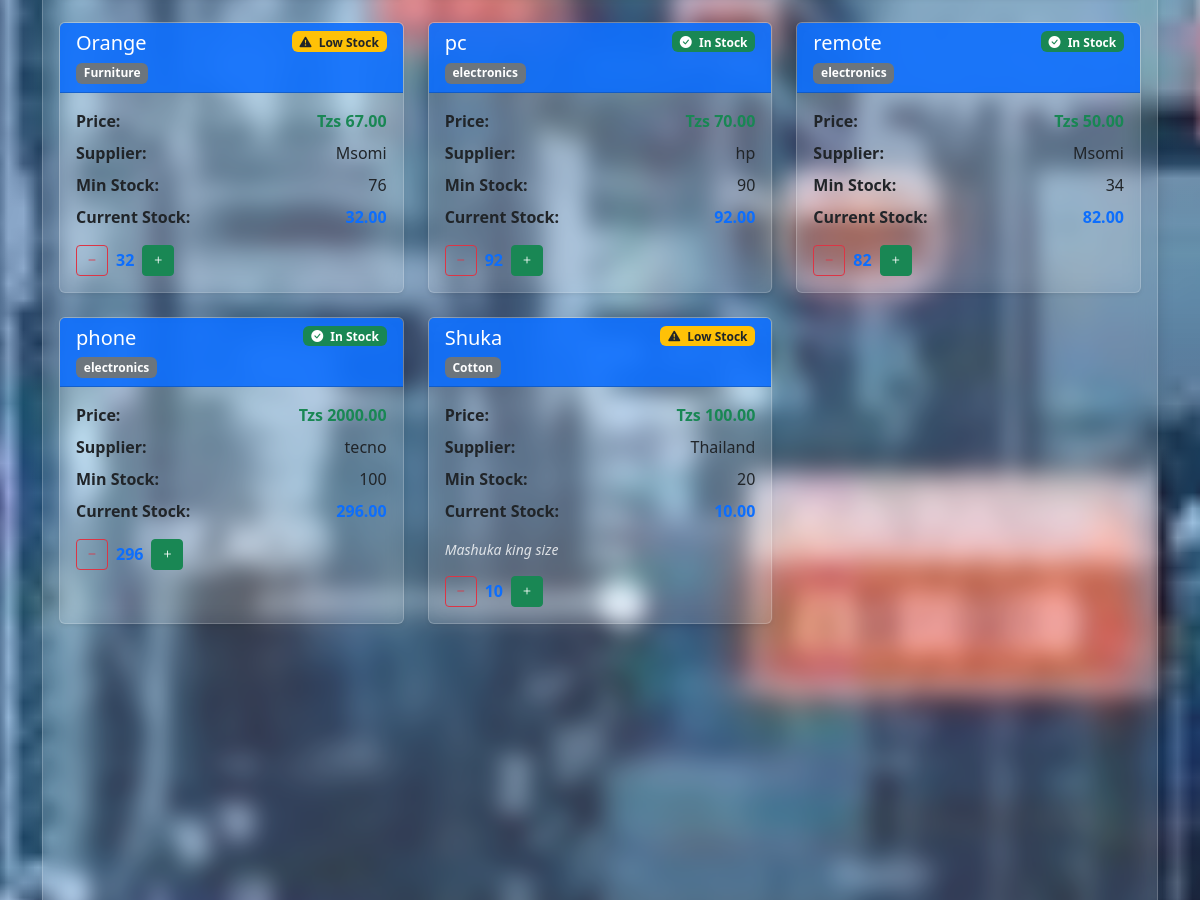
Before: /products/ (middle part) with the older database file.
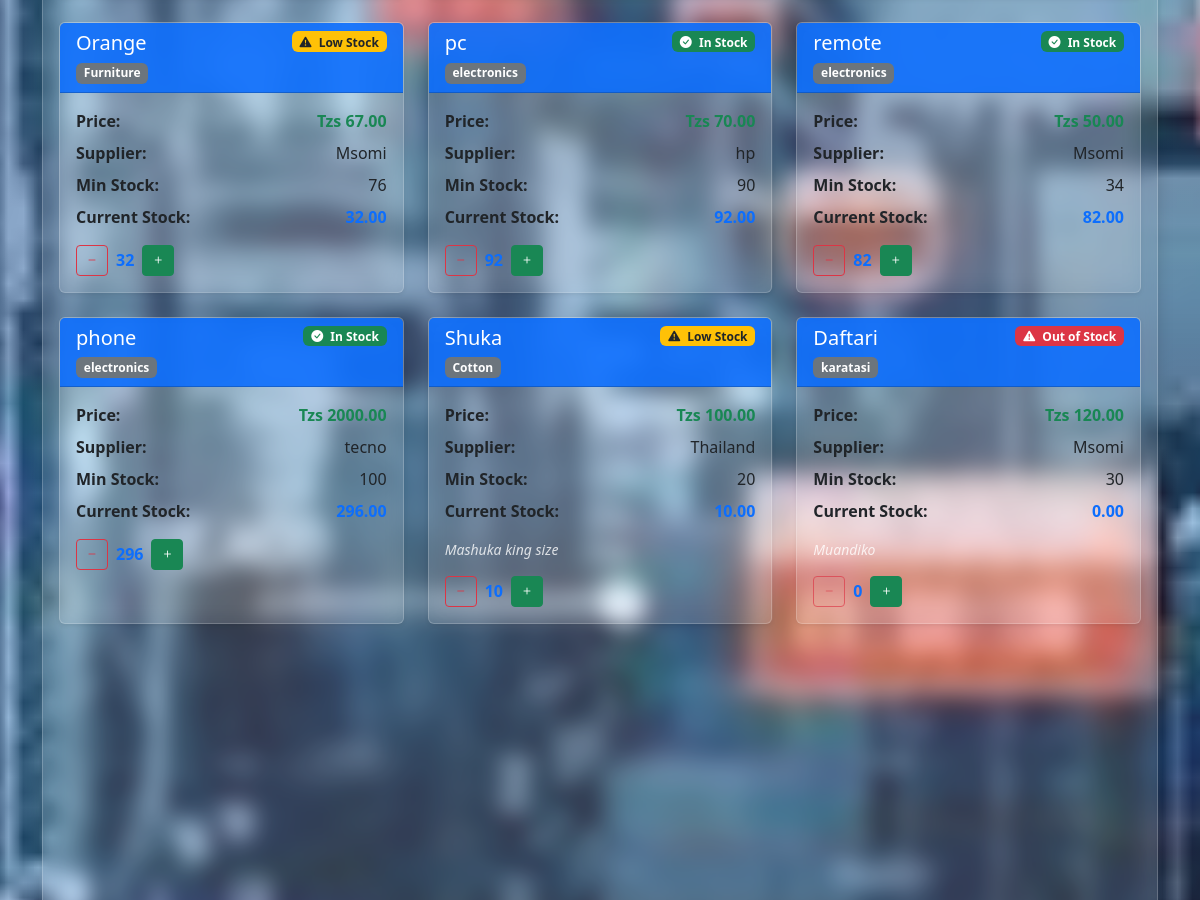
After: the same page with the newer database file.
### cag_inventory/models.py (models this page shows, shortened)
class Product(models.Model):
    name = models.CharField(max_length=100)
    category = models.CharField(max_length=100)
    currentStock = models.IntegerField()
    minStock = models.IntegerField()
    maxStock = models.IntegerField()
    price = models.DecimalField(max_digits=10, decimal_places=2)
    supplier = models.CharField(max_length=100)
    lastUpdated = models.DateTimeField(auto_now=True)
    description = models.TextField(blank=True)

### cag_inventory/views.py (the view)
# urls.py: path('products/', views.product_list, name='product_list'),
def product_list(request):
    products = Product.objects.all()
    categories = ["all"] + list(Product.objects.values_list('category', flat=True).distinct())
    selected_category = request.GET.get('category', 'all')
    search_term = request.GET.get('search', '')
    filtered_products = products.filter(
        name__icontains=search_term
    ) if selected_category == "all" else products.filter(
        name__icontains=search_term,
        category=selected_category
    )
    form = ProductForm()
    errors = {}
    common_categories = Product.objects.values_list('category', flat=True).distinct()
    context = {
        'products': products,
        'filtered_products': filtered_products,
        'form': form,
        'errors': errors,
        'categories': categories,
        'selected_category': selected_category,
        'search_term': search_term,
        'common_categories': common_categories,
    }
    return render(request, 'products.html', context)

### templates/products.html (shortened to what this page needs)
{% extends 'base.html' %}
{% load static %}
{% block content %}
<div class="container py-5">
  <div class="card shadow">
    <div class="card-body">
      <div class="tab-content pt-4" id="productTabsContent">
        <div class="tab-pane fade show active" id="update" role="tabpanel">
          {% include 'product_list.html' %}
        </div>
        </div>
      </div>
{% endblock %}

### templates/product_list.html (shortened to what this page needs)
{% load static %}
<div class="row g-4">
  {% if filtered_products %}
    {% for product in filtered_products %}
      <div class="col-md-6 col-lg-4">
        <div class="card shadow-sm h-100">
          <div class="card-header d-flex justify-content-between align-items-start">
            <div>
              <h5 class="card-title mb-1">{{ product.name }}</h5>
              <span class="badge bg-secondary">{{ product.category }}</span>
            </div>
            {% if product.currentStock == 0 %}
              <span class="badge bg-danger"><i class="bi bi-exclamation-triangle-fill me-1"></i> Out of Stock</span>
            {% elif product.currentStock <= product.minStock %}
              <span class="badge bg-warning text-dark"><i class="bi bi-exclamation-triangle-fill me-1"></i> Low Stock</span>
            {% else %}
              <span class="badge bg-success"><i class="bi bi-check-circle-fill me-1"></i> In Stock</span>
            {% endif %}
          </div>
          <div class="card-body">
            <div class="mb-3">
              <div class="d-flex justify-content-between align-items-center mb-2">
                <span><strong>Price:</strong></span>
                <span class="text-success fw-bold">Tzs {{ product.price|floatformat:2 }}</span>
              </div>
              <div class="d-flex justify-content-between align-items-center mb-2">
                <span><strong>Supplier:</strong></span>
                <span>{{ product.supplier }}</span>
              </div>
              <div class="d-flex justify-content-between align-items-center mb-2">
                <span><strong>Min Stock:</strong></span>
                <span>{{ product.minStock }}</span>
              </div>
              <div class="d-flex justify-content-between align-items-center mb-2">
                <span><strong>Current Stock:</strong></span>
                <span class="text-primary fw-bold">{{ product.currentStock|floatformat:2 }}</span>
              </div>
            </div>
            {% if product.description %}
              <p class="text-muted small fst-italic mb-3">{{ product.description }}</p>
            {% endif %}
            <div class="d-flex gap-2 align-items-center">
              <form method="post" action="{% url 'update-stock' product.id %}" class="stock-update-form d-inline" data-product-id="{{ product.id }}" data-min-stock="{{ product.minStock }}">
                <button type="submit" class="btn btn-sm btn-outline-danger" {% if product.currentStock == 0 %}disabled{% endif %}>
                  <i class="bi bi-dash"></i>
                </button>
              </form>
              <span class="current-stock fw-bold text-primary" id="current-stock-{{ product.id }}">{{ product.currentStock }}</span>
              <form method="post" action="{% url 'update-stock' product.id %}" class="stock-update-form d-inline" data-product-id="{{ product.id }}" data-min-stock="{{ product.minStock }}">
                <button type="submit" class="btn btn-sm btn-success">
                  <i class="bi bi-plus"></i>
                </button>
              </form>
            </div>
          </div>
        </div>
      </div>
    {% endfor %}
  {% else %}
    <div class="text-center py-5">
      <i class="bi bi-box-seam display-4 text-muted"></i>
      <h5 class="mt-3">No products found</h5>
      <p class="text-muted">Try adjusting your search or filters, or add a new product.</p>
    </div>
  {% endif %}
</div>

Changed rows visible on the page:
added Product: name "Daftari", category "karatasi", shows "Out of Stock", price "120.00", supplier "Msomi", minStock "30", currentStock "0.00", description "Muandiko", currentStock "0"
